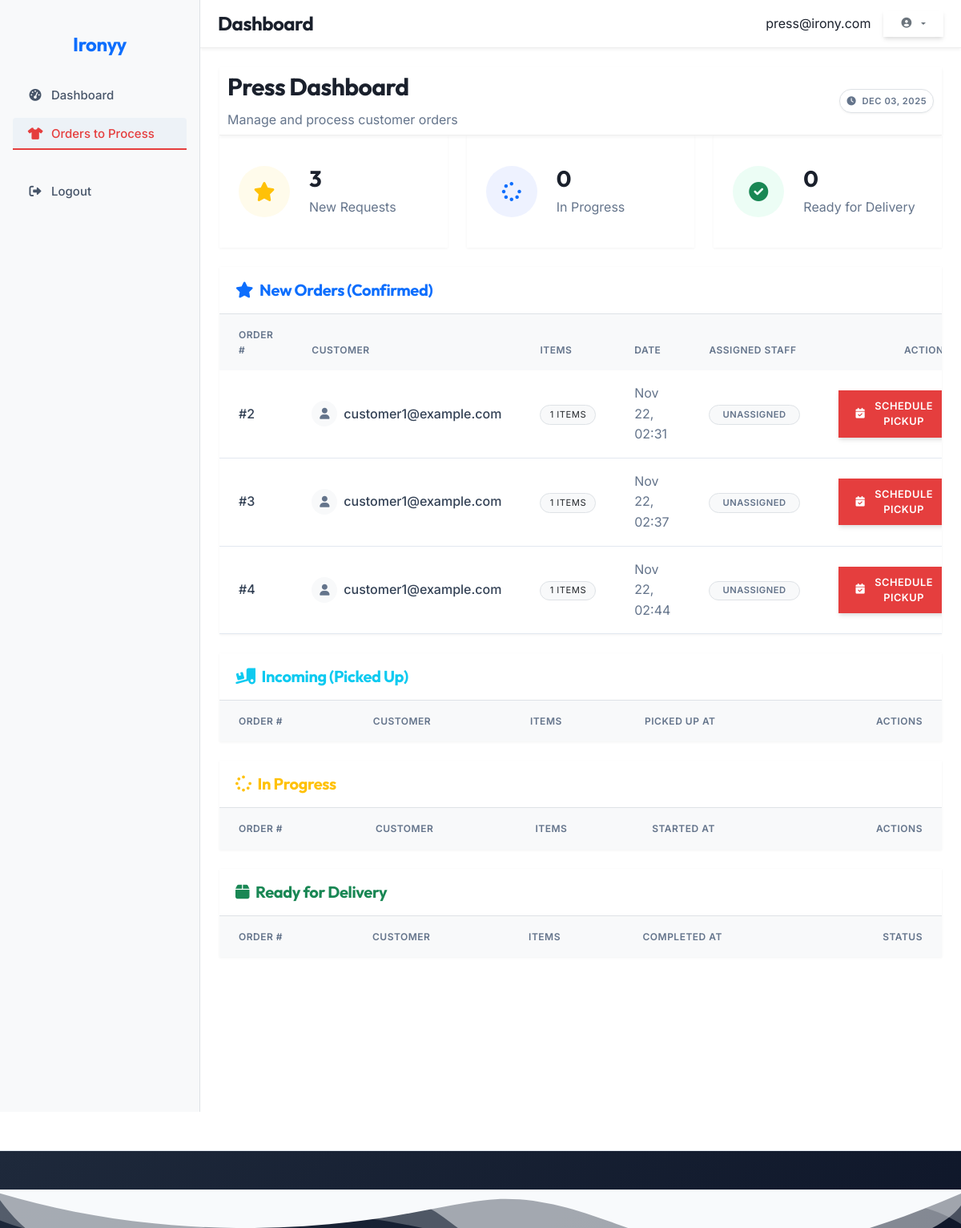
The page /dashboard/press/ (signed in) on the database as committed earlier.
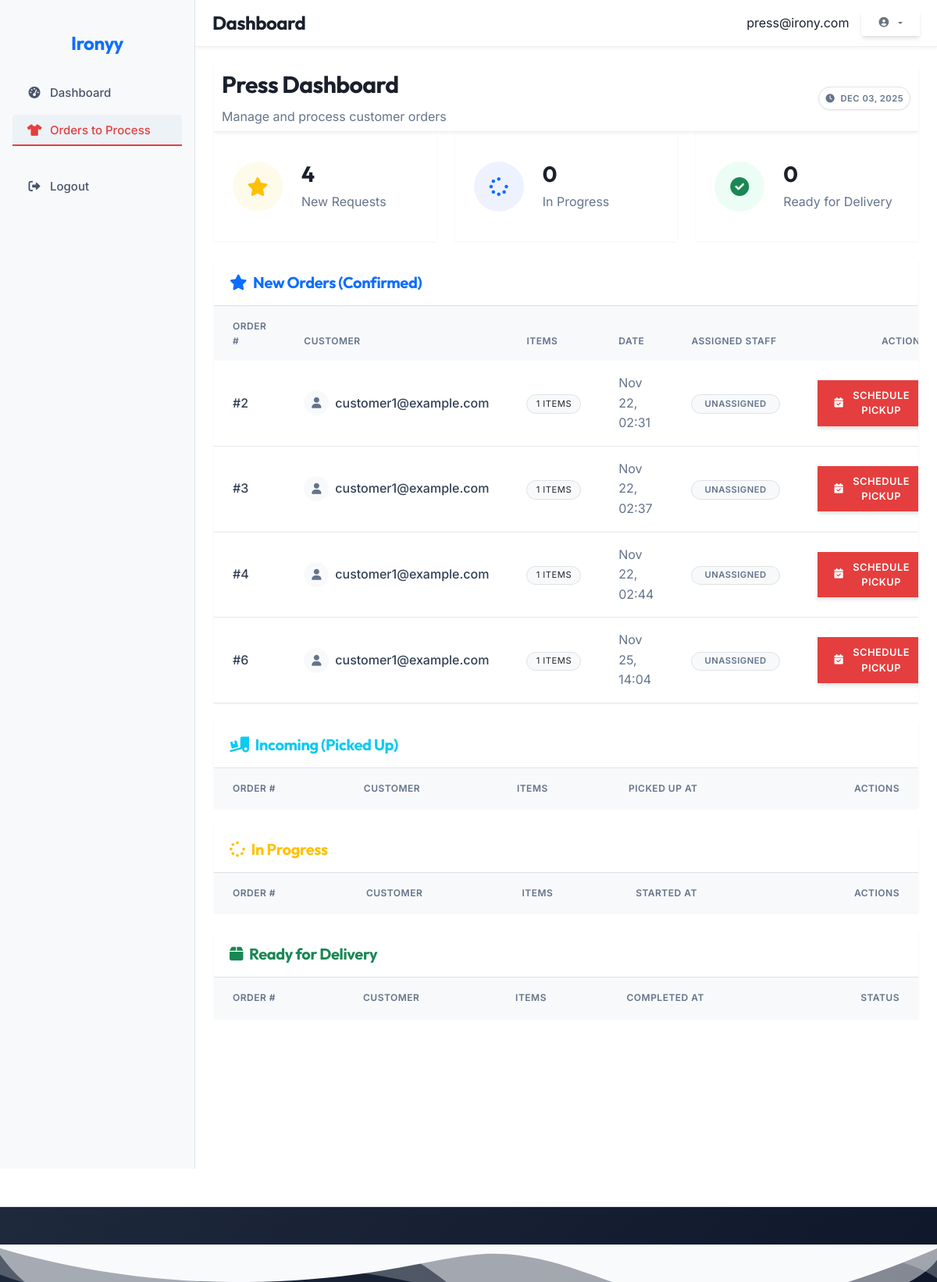
The same page on the database as committed later.
### orders/models.py (models this page shows, shortened)
class Order(models.Model):
    class Status(models.TextChoices):
        DRAFT = 'draft', _('Draft')
        PENDING = 'pending', _('Pending Payment')
        CONFIRMED = 'confirmed', _('Confirmed')
        SCHEDULED_FOR_PICKUP = 'scheduled_for_pickup', _('Scheduled for Pickup')
        OUT_FOR_PICKUP = 'out_for_pickup', _('Out for Pickup')
        PICKED_UP = 'picked_up', _('Picked Up')
        PROCESSING = 'processing', _('In Progress')
        READY = 'ready', _('Ready for Delivery')
        OUT_FOR_DELIVERY = 'out_for_delivery', _('Out for Delivery')
        COMPLETED = 'completed', _('Completed')
        CANCELLED = 'cancelled', _('Cancelled')
        REFUNDED = 'refunded', _('Refunded')
        FAILED = 'failed', _('Failed')
    class PaymentStatus(models.TextChoices):
        PENDING = 'pending', _('Pending')
        AUTHORIZED = 'authorized', _('Authorized')
        PAID = 'paid', _('Paid')
        PARTIALLY_REFUNDED = 'partially_refunded', _('Partially Refunded')
        REFUNDED = 'refunded', _('Refunded')
        VOIDED = 'voided', _('Voided')
        FAILED = 'failed', _('Failed')
    class DeliveryType(models.TextChoices):
        PICKUP = 'pickup', _('Pickup')
        DELIVERY = 'delivery', _('Delivery')
    customer = models.ForeignKey(
        User,
        on_delete=models.PROTECT,
        related_name='orders',
        verbose_name=_('customer')
    )
    order_number = models.CharField(
        _('order number'),
        max_length=20,
        unique=True,
        db_index=True
    )
    status = models.CharField(
        _('status'),
        max_length=20,
        choices=Status.choices,
        default=Status.DRAFT,
        db_index=True
    )
    payment_status = models.CharField(
        _('payment status'),
        max_length=20,
        choices=PaymentStatus.choices,
        default=PaymentStatus.PENDING,
        db_index=True
    )
    delivery_type = models.CharField(
        _('delivery type'),
        max_length=10,
        choices=DeliveryType.choices,
        default=DeliveryType.PICKUP
    )
    pickup_address = models.TextField(_('pickup address'), blank=True)
    delivery_address = models.TextField(_('delivery address'), blank=True)
    preferred_pickup_date = models.DateField(_('preferred pickup date'), null=True, blank=True)
    preferred_delivery_date = models.DateField(_('preferred delivery date'), null=True, blank=True)
    subtotal = models.DecimalField(
        _('subtotal'),
        max_digits=10,
        decimal_places=2,
        default=Decimal('0.00')
    )
    tax_amount = models.DecimalField(
        _('tax amount'),
        max_digits=10,
        decimal_places=2,
        default=Decimal('0.00')
    )
    shipping_cost = models.DecimalField(
        _('shipping cost'),
        max_digits=10,
        decimal_places=2,
        default=Decimal('0.00')
    )
    discount_amount = models.DecimalField(
        _('discount amount'),
        max_digits=10,
        decimal_places=2,
        default=Decimal('0.00')
    )
    total_amount = models.DecimalField(
        _('total amount'),
        max_digits=10,
        decimal_places=2,
        default=Decimal('0.00')
    )
    assigned_staff = models.ForeignKey(
        User,
        on_delete=models.SET_NULL,
        null=True,
        blank=True,
        related_name='assigned_orders',
        verbose_name=_('assigned staff')
    )
    delivery_person = models.ForeignKey(
        User,
        on_delete=models.SET_NULL,
        null=True,
        blank=True,
        related_name='delivery_orders',
        verbose_name=_('delivery person')
    )
    created_at = models.DateTimeField(_('created at'), auto_now_add=True)
    updated_at = models.DateTimeField(_('updated at'), auto_now=True)
    confirmed_at = models.DateTimeField(_('confirmed at'), null=True, blank=True)
    completed_at = models.DateTimeField(_('completed at'), null=True, blank=True)
    cancelled_at = models.DateTimeField(_('cancelled at'), null=True, blank=True)
    special_instructions = models.TextField(_('special instructions'), blank=True)
    internal_notes = models.TextField(_('internal notes'), blank=True)
    cancellation_reason = models.TextField(_('cancellation reason'), blank=True)
    payment_method = models.CharField(_('payment method'), max_length=50, blank=True)
    payment_reference = models.CharField(_('payment reference'), max_length=100, blank=True)
    payment_date = models.DateTimeField(_('payment date'), null=True, blank=True)
    class Meta:
        ordering = ['-created_at']

### accounts/models.py (models this page shows, shortened)
class User(AbstractUser):
    class Role(models.TextChoices):
        CUSTOMER = 'CUSTOMER', _('Customer')
        PRESS = 'PRESS', _('Press Person')
        DELIVERY = 'DELIVERY', _('Delivery Partner')
        ADMIN = 'ADMIN', _('Admin')
    username = None
    email = models.EmailField(
        _('email address'),
        unique=True,
        error_messages={
            'unique': _('A user with that email already exists.'),
        },
    )
    role = models.CharField(
        _('user role'),
        max_length=20,
        choices=Role.choices,
        default=Role.CUSTOMER,
        help_text=_('Designates the role of the user in the system.')
    )
    phone_regex = RegexValidator(
        regex=r'^\+?1?\d{9,15}$',
        message=_("Phone number must be entered in the format: '+999999999'. Up to 15 digits allowed.")
    )
    phone_number = models.CharField(
        _('phone number'),
        validators=[phone_regex],
        max_length=17,
        blank=True,
        null=True,
        help_text=_('Enter a valid phone number (e.g., +1234567890)')
    )
    is_active = models.BooleanField(
        _('active'),
        default=True,
        help_text=_(
            'Designates whether this user should be treated as active. '
            'Unselect this instead of deleting accounts.'
        ),
    )
    email_verified = models.BooleanField(
        _('email verified'),
        default=False,
        help_text=_('Designates whether this user has verified their email address.')
    )
    date_joined = models.DateTimeField(_('date joined'), default=timezone.now)
    last_login = models.DateTimeField(_('last login'), blank=True, null=True)
    updated_at = models.DateTimeField(_('updated at'), auto_now=True)
    USERNAME_FIELD = 'email'
    REQUIRED_FIELDS = ['first_name', 'last_name']
    objects = UserManager()
    class Meta(AbstractUser.Meta):
        verbose_name = _('user')
        verbose_name_plural = _('users')
        ordering = ['-date_joined']
        swappable = 'AUTH_USER_MODEL'
        permissions = [
            ('view_dashboard', 'Can view dashboard'),
            ('manage_users', 'Can manage users'),
            ('manage_orders', 'Can manage orders'),
        ]
    def get_full_name(self):
        full_name = f"{self.first_name} {self.last_name}"
        return full_name.strip()
    @property
    def is_customer(self):
        return self.role == self.Role.CUSTOMER
    @property
    def is_press(self):
        return self.role == self.Role.PRESS

### dashboard/views.py (the view)
# urls.py: path('press/', views.PressDashboardView.as_view(), name='press_dashboard'),
class PressDashboardView(LoginRequiredMixin, ListView):
    model = Order
    template_name = 'dashboard/press_dashboard.html'
    context_object_name = 'orders'
    paginate_by = 10
    def get_queryset(self):
        return Order.objects.filter(
            Q(status=Order.Status.CONFIRMED) |  # New orders to accept
            Q(status=Order.Status.PICKED_UP) |  # Arrived at press
            Q(status=Order.Status.PROCESSING) | # In progress
            Q(status=Order.Status.READY)        # Done, waiting for delivery
        ).order_by('status', 'created_at')
    def get_context_data(self, **kwargs):
        context = super().get_context_data(**kwargs)
        context['pending_requests_count'] = Order.objects.filter(status=Order.Status.CONFIRMED).count()
        context['in_progress_count'] = Order.objects.filter(status=Order.Status.PROCESSING).count()
        context['ready_count'] = Order.objects.filter(status=Order.Status.READY).count()
        return context

### templates/dashboard/press_dashboard.html (shortened to what the changed rows need)
{% extends 'dashboard/base_dashboard.html' %}
{% load humanize %}
{% block dashboard_content %}
<div class="dashboard-header d-flex justify-content-between align-items-center">
    <div>
        <h2>Press Dashboard</h2>
    </div>
</div>
<div class="row mb-5">
    <div class="col-md-4 mb-4 mb-md-0">
        <div class="card border-0 shadow-sm h-100">
            <div class="card-body d-flex align-items-center">
                <div>
                    <h3 class="mb-1 fw-bold">{{ pending_requests_count }}</h3>
                    <p class="text-muted mb-0">New Requests</p>
                </div>
            </div>
        </div>
    </div>
</div>
<div class="card border-0 shadow-sm mb-5">
    <div class="card-body p-0">
        <div class="table-responsive">
            <table class="table table-hover align-middle mb-0">
                <thead class="bg-light text-muted text-uppercase small fw-bold">
                    <tr>
                        <th class="ps-4">Order #</th>
                        <th>Customer</th>
                        <th>Items</th>
                        <th>Date</th>
                        <th>Assigned Staff</th>
                        <th class="text-end pe-4">Actions</th>
                    </tr>
                </thead>
                <tbody>
                    {% for order in orders %}
                    {% if order.status == 'confirmed' %}
                    <tr>
                        <td class="ps-4 fw-medium">#{{ order.id }}</td>
                        <td>
                            <div class="d-flex align-items-center">
                                <div class="avatar-circle bg-light text-muted rounded-circle d-flex align-items-center justify-content-center me-2"
                                    style="width: 32px; height: 32px;">
                                    <i class="fas fa-user small"></i>
                                </div>
                                <div>
                                    <div class="fw-medium">
                                        {% if order.customer.get_full_name %}
                                            {{ order.customer.get_full_name }}
                                        {% else %}
                                            {{ order.customer.email }}
                                        {% endif %}
                                    </div>
                                </div>
                            </div>
                        </td>
                        <td><span class="badge bg-light text-dark border fw-normal">{{ order.items.count }} items</span>
                        </td>
                        <td class="text-muted">{{ order.created_at|date:"M d, H:i" }}</td>
                        <td>
                            {% if order.assigned_staff %}
                            <span class="badge bg-primary-subtle text-primary rounded-pill px-3">{{
                                order.assigned_staff.get_full_name|default:order.assigned_staff.email }}</span>
                            {% else %}
                            <span class="badge bg-light text-muted border rounded-pill px-3">Unassigned</span>
                            {% endif %}
                        </td>
                        <td class="text-end pe-4">
                            <form method="post" action="{% url 'dashboard:update_order_status' order.pk %}"
                                class="d-inline">
                                <button type="submit" class="btn btn-sm btn-primary">
                                    <i class="fas fa-calendar-check me-1"></i>Schedule Pickup
                                </button>
                            </form>
                        </td>
                    </tr>
                    {% endif %}
                    {% endfor %}
                </tbody>
            </table>
        </div>
    </div>
</div>
<div class="card border-0 shadow-sm mb-5">
    <div class="card-body p-0">
        <div class="table-responsive">
            <table class="table table-hover align-middle mb-0">
                <thead class="bg-light text-muted text-uppercase small fw-bold">
                    <tr>
                        <th class="ps-4">Order #</th>
                        <th>Customer</th>
                        <th>Items</th>
                        <th>Picked Up At</th>
                        <th class="text-end pe-4">Actions</th>
                    </tr>
                </thead>
            </table>
        </div>
    </div>
</div>
<div class="card border-0 shadow-sm mb-5">
    <div class="card-body p-0">
        <div class="table-responsive">
            <table class="table table-hover align-middle mb-0">
                <thead class="bg-light text-muted text-uppercase small fw-bold">
                    <tr>
                        <th class="ps-4">Order #</th>
                        <th>Customer</th>
                        <th>Items</th>
                        <th>Started At</th>
                        <th class="text-end pe-4">Actions</th>
                    </tr>
                </thead>
            </table>
        </div>
    </div>
</div>
<div class="card border-0 shadow-sm">
    <div class="card-body p-0">
        <div class="table-responsive">
            <table class="table table-hover align-middle mb-0">
                <thead class="bg-light text-muted text-uppercase small fw-bold">
                    <tr>
                        <th class="ps-4">Order #</th>
                        <th>Customer</th>
                        <th>Items</th>
                        <th>Completed At</th>
                        <th class="text-end pe-4">Status</th>
                    </tr>
                </thead>
            </table>
        </div>
    </div>
</div>
{% endblock %}

Rows that differ between the two databases and show on the page:
added Order: id "6", customer.email "customer1@example.com", items.count "1", created_at "Nov 25, 14:04", shows "UNASSIGNED"
Other text that changed with them:
{{ pending_requests_count }}: "3" → "4"
